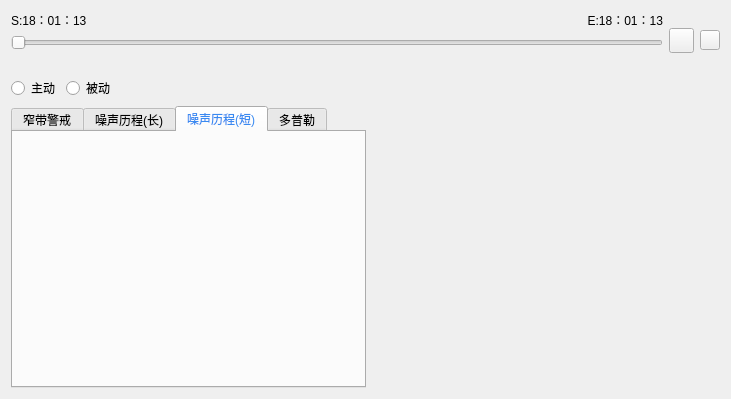
<?xml version="1.0" encoding="UTF-8"?>
<ui version="4.0">
 <class>X39SceneForm</class>
 <widget class="QWidget" name="X39SceneForm">
  <property name="geometry">
   <rect>
    <x>0</x>
    <y>0</y>
    <width>731</width>
    <height>399</height>
   </rect>
  </property>
  <property name="windowTitle">
   <string>Form</string>
  </property>
  <layout class="QVBoxLayout" name="verticalLayout_6">
   <item>
    <layout class="QHBoxLayout" name="horizontalLayout_5">
     <item>
      <layout class="QVBoxLayout" name="verticalLayout">
       <item>
        <layout class="QHBoxLayout" name="horizontalLayout_4">
         <item>
          <widget class="QLabel" name="lbStart">
           <property name="styleSheet">
            <string notr="true">border-image:none;</string>
           </property>
           <property name="text">
            <string>S:18：01：13</string>
           </property>
          </widget>
         </item>
         <item>
          <widget class="QLabel" name="lbEnd">
           <property name="styleSheet">
            <string notr="true">border-image:none;</string>
           </property>
           <property name="text">
            <string>E:18：01：13</string>
           </property>
           <property name="alignment">
            <set>Qt::AlignRight|Qt::AlignTrailing|Qt::AlignVCenter</set>
           </property>
          </widget>
         </item>
        </layout>
       </item>
       <item>
        <widget class="QSlider" name="slider">
         <property name="styleSheet">
          <string notr="true">border-image:none;</string>
         </property>
         <property name="pageStep">
          <number>1</number>
         </property>
         <property name="orientation">
          <enum>Qt::Horizontal</enum>
         </property>
        </widget>
       </item>
       <item>
        <widget class="QLabel" name="lbRunningTime">
         <property name="styleSheet">
          <string notr="true">border-image:none;</string>
         </property>
         <property name="text">
          <string/>
         </property>
        </widget>
       </item>
      </layout>
     </item>
     <item>
      <layout class="QHBoxLayout" name="horizontalLayout_3">
       <item>
        <widget class="QPushButton" name="btnStart">
         <property name="minimumSize">
          <size>
           <width>25</width>
           <height>25</height>
          </size>
         </property>
         <property name="maximumSize">
          <size>
           <width>25</width>
           <height>25</height>
          </size>
         </property>
         <property name="styleSheet">
          <string notr="true">border-image: url(:/destop/start.png);
</string>
         </property>
         <property name="text">
          <string/>
         </property>
         <property name="iconSize">
          <size>
           <width>25</width>
           <height>25</height>
          </size>
         </property>
        </widget>
       </item>
       <item>
        <widget class="QPushButton" name="btnStop">
         <property name="minimumSize">
          <size>
           <width>20</width>
           <height>20</height>
          </size>
         </property>
         <property name="maximumSize">
          <size>
           <width>20</width>
           <height>20</height>
          </size>
         </property>
         <property name="styleSheet">
          <string notr="true">border-image: url(:/destop/stop.png);</string>
         </property>
         <property name="text">
          <string/>
         </property>
        </widget>
       </item>
      </layout>
     </item>
    </layout>
   </item>
   <item>
    <layout class="QHBoxLayout" name="horizontalLayout">
     <item>
      <widget class="QRadioButton" name="rbActive">
       <property name="styleSheet">
        <string notr="true">border-image:none;</string>
       </property>
       <property name="text">
        <string>主动</string>
       </property>
      </widget>
     </item>
     <item>
      <widget class="QRadioButton" name="rbPassive">
       <property name="styleSheet">
        <string notr="true">border-image:none;</string>
       </property>
       <property name="text">
        <string>被动</string>
       </property>
      </widget>
     </item>
     <item>
      <spacer name="horizontalSpacer">
       <property name="orientation">
        <enum>Qt::Horizontal</enum>
       </property>
       <property name="sizeHint" stdset="0">
        <size>
         <width>40</width>
         <height>20</height>
        </size>
       </property>
      </spacer>
     </item>
    </layout>
   </item>
   <item>
    <layout class="QHBoxLayout" name="horizontalLayout_2" stretch="1,1">
     <property name="spacing">
      <number>10</number>
     </property>
     <item>
      <widget class="QTabWidget" name="tabWidget">
       <property name="styleSheet">
        <string notr="true">QTabBar::tab {
    border-image:url(:/destop/background.png);
    color:#EBECFB;
    padding-right:10px;
    padding-top:5px;
    padding-bottom:5px;
    padding-left:5px;
    border:1px solid #F2F2F2;
}
QTabBar::tab:hover {
    color:#4169E1;
}
QTabBar::tab:selected {
    color:#398AF1;
}</string>
       </property>
       <property name="currentIndex">
        <number>2</number>
       </property>
       <property name="usesScrollButtons">
        <bool>false</bool>
       </property>
       <widget class="QWidget" name="tab">
        <property name="styleSheet">
         <string notr="true"/>
        </property>
        <attribute name="title">
         <string>窄带警戒</string>
        </attribute>
        <layout class="QVBoxLayout" name="verticalLayout_3">
         <property name="spacing">
          <number>0</number>
         </property>
         <property name="leftMargin">
          <number>0</number>
         </property>
         <property name="topMargin">
          <number>0</number>
         </property>
         <property name="rightMargin">
          <number>0</number>
         </property>
         <property name="bottomMargin">
          <number>0</number>
         </property>
         <item>
          <widget class="MpColorPlot" name="edPlot" native="true">
           <property name="styleSheet">
            <string notr="true">border:none;</string>
           </property>
          </widget>
         </item>
        </layout>
       </widget>
       <widget class="QWidget" name="tab_2">
        <attribute name="title">
         <string>噪声历程(长)</string>
        </attribute>
        <layout class="QVBoxLayout" name="verticalLayout_4">
         <property name="spacing">
          <number>0</number>
         </property>
         <property name="leftMargin">
          <number>0</number>
         </property>
         <property name="topMargin">
          <number>0</number>
         </property>
         <property name="rightMargin">
          <number>0</number>
         </property>
         <property name="bottomMargin">
          <number>0</number>
         </property>
         <item>
          <widget class="MpColorPlot" name="noiseLPlot" native="true"/>
         </item>
        </layout>
       </widget>
       <widget class="QWidget" name="tab_3">
        <attribute name="title">
         <string>噪声历程(短)</string>
        </attribute>
        <layout class="QVBoxLayout" name="verticalLayout_2">
         <property name="spacing">
          <number>0</number>
         </property>
         <property name="leftMargin">
          <number>0</number>
         </property>
         <property name="topMargin">
          <number>0</number>
         </property>
         <property name="rightMargin">
          <number>0</number>
         </property>
         <property name="bottomMargin">
          <number>0</number>
         </property>
         <item>
          <widget class="MpColorPlot" name="noiseSPlot" native="true"/>
         </item>
        </layout>
       </widget>
       <widget class="QWidget" name="tab_4">
        <attribute name="title">
         <string>多普勒</string>
        </attribute>
        <layout class="QVBoxLayout" name="verticalLayout_5">
         <property name="spacing">
          <number>0</number>
         </property>
         <property name="leftMargin">
          <number>0</number>
         </property>
         <property name="topMargin">
          <number>0</number>
         </property>
         <property name="rightMargin">
          <number>0</number>
         </property>
         <property name="bottomMargin">
          <number>0</number>
         </property>
         <item>
          <widget class="MpColorPlot" name="fsdPlot" native="true"/>
         </item>
        </layout>
       </widget>
      </widget>
     </item>
     <item>
      <layout class="QVBoxLayout" name="vlContainer">
       <property name="topMargin">
        <number>0</number>
       </property>
      </layout>
     </item>
    </layout>
   </item>
  </layout>
 </widget>
 <customwidgets>
  <customwidget>
   <class>MpColorPlot</class>
   <extends>QWidget</extends>
   <header>mpcolorplot.h</header>
   <container>1</container>
  </customwidget>
 </customwidgets>
 <resources/>
 <connections/>
</ui>
